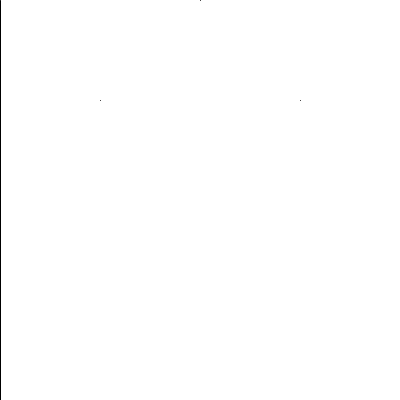
Frame 1 (no input)
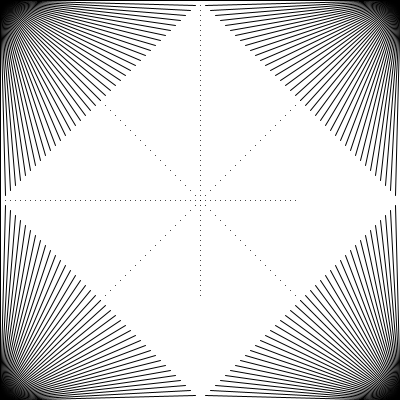
Frame 60 (the mouse pressed at the canvas centre just before this capture)
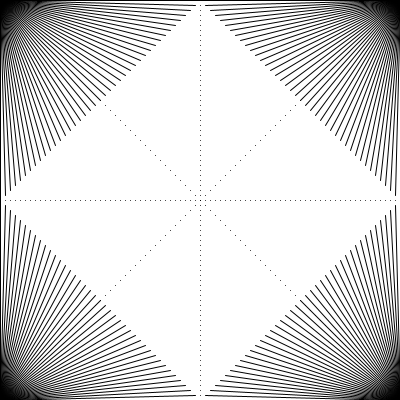
Frame 120 (the mouse held since frame 60 and released just before this capture)

The Processing sketch that drew these frames (run headless with seeded random() and noise(); from frame 60 on, the mouse is pressed at the canvas centre):

// Processing sketch: processing_169216
// ── processing_169216.pde


float a=0;

void setup() {
  background(255);
  size(400, 400);
}

void draw() {

  /*lines that becomes dots. limits applied to pixels*/
  //left-up
  line(0, 0, a, 200-a);
  //right-up
  line(400, 0, 400-a, 200-a);
  //left-bottom
  line(0, 400, a, 200+a);
  //right-bottom
  line(400, 400, 400-a, 200+a);
  //vertical dotted line 
  line(0+a, 200, 0+a, 200);
  //horizontal dotted line
  line(200, 0+a, 200, 0+a);
  //diagonal dotted line I
  line(100+a, 100+a, 100+a, 100+a);
  //diagonal dotted line II
  line(300-a, 100+a, 300-a, 100+a);
  a = a+5;
  println(a);
}
